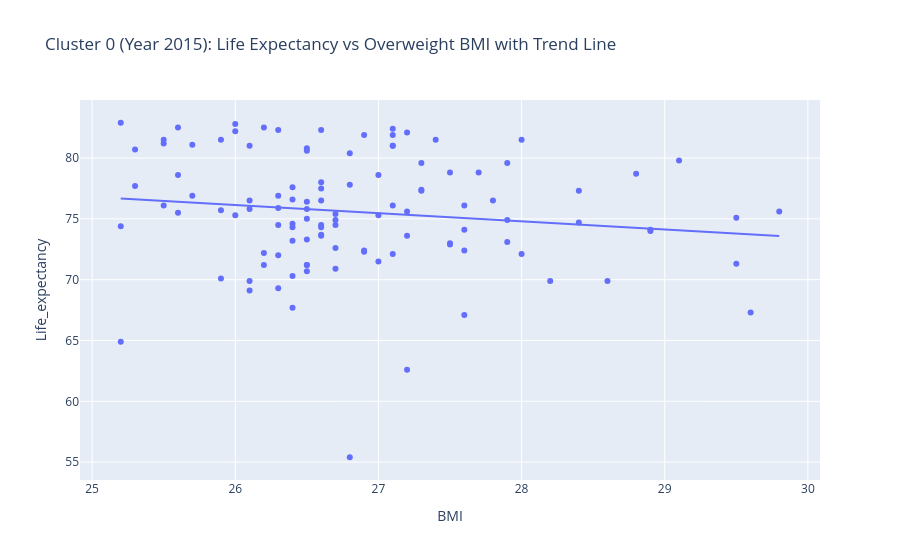
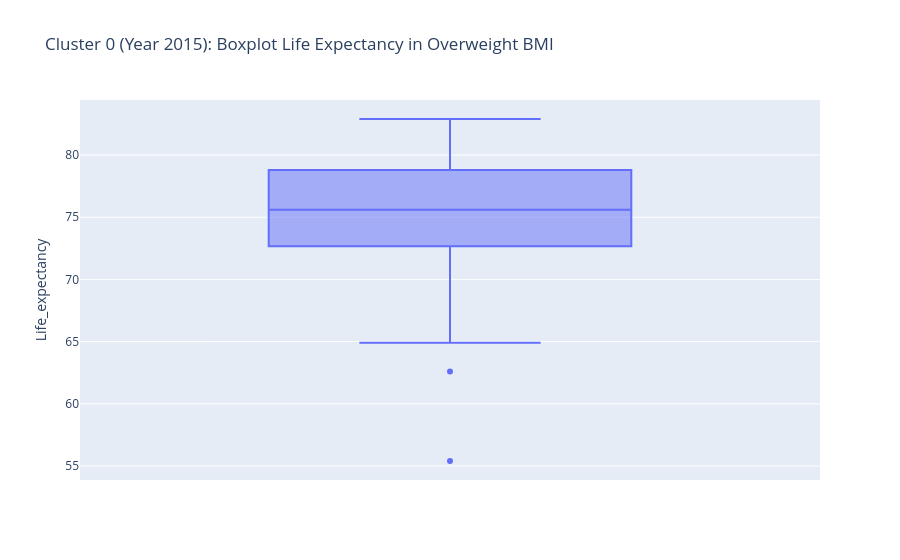

Notebook source saved alongside these figures, in order:
### Code cell
df_2015_c0 = df_grouped[
    (df_grouped["Year"] == 2015) &
    (df_grouped["Cluster"] == "0")&
    (df_grouped["BMI_Cat"] == 'Overweight')
]
fig = px.scatter(
    df_2015_c0,
    x="BMI",
    y="Life_expectancy",
    hover_name="Country",
    trendline="ols",
    title="Cluster 0 (Year 2015): Life Expectancy vs Overweight BMI with Trend Line"
)
fig.show()
df_2015_c0 = df_grouped[
    (df_grouped["Year"] == 2015) &
    (df_grouped["Cluster"] == "0")&
    (df_grouped["BMI_Cat"] == 'Overweight')
]
import plotly.express as px
fig = px.box(
    df_2015_c0,
    y="Life_expectancy",
    title="Cluster 0 (Year 2015): Boxplot Life Expectancy in Overweight BMI"
)
fig.show() #Create a box plot using Plotly Express to visualize the distribution of 'Life_expectancy' for countries in Cluster 0 with an overweight BMI category for the year 2015. The y-axis represents life expectancy, and the title of the plot indicates the cluster, year, and BMI category being analyzed. The plot is displayed using fig.show().

### Figure 1 — Plotly figure (JSON) as saved in the notebook; plotly's stock layout.template omitted (floating-point values rounded to 4 significant figures)
{"data": [{"hovertemplate": "<b>%{hovertext}</b><br><br>BMI=%{x}<br>Life_expectancy=%{y}<extra></extra>", "hovertext": ["Albania", "Algeria", "Antigua and Barbuda", "Argentina", "Armenia", "Australia", "Austria", "Azerbaijan", "Bahamas, The", "Barbados", "Belarus", "Belgium", "Belize", "Bolivia", "Bosnia and Herzegovina", "Brazil", "Brunei Darussalam", "Bulgaria", "Canada", "Chile", "Colombia", "Costa Rica", "Croatia", "Cuba", "Cyprus", "Czechia", "Denmark", "Dominican Republic", "Ecuador", "Egypt, Arab Rep.", "El Salvador", "Estonia", "Eswatini", "Fiji", "Finland", "Gabon", "Georgia", "Germany", "Greece", "Grenada", "Guatemala", "Guyana", "Honduras", "Hungary", "Iceland", "Iran, Islamic Rep.", "Iraq", "Ireland", "Israel", "Italy", "Jamaica", "Jordan", "Kazakhstan", "Kuwait", "Kyrgyz Republic", "Latvia", "Lebanon", "Libya", "Lithuania", "Luxembourg", "Malaysia", "Maldives", "Malta", "Mauritius", "Mexico", "Micronesia, Fed. Sts.", "Moldova", "Mongolia", "Montenegro", "Morocco", "Netherlands", "New Zealand", "Nicaragua", "North Macedonia", "Norway", "Oman", "Panama", "Paraguay", "Peru", "Poland", "Portugal", "Qatar", "Romania", "Russian Federation", "Saudi Arabia", "Serbia", "Seychelles", "Slovak Republic", "Slovenia", "Solomon Islands", "South Africa", "Spain", "St. Lucia", "St. Vincent and the Grenadines", "Suriname", "Sweden", "Switzerland", "Syrian Arab Republic", "Tajikistan", "Trinidad and Tobago", "Tunisia", "Turkiye", "Turkmenistan", "Ukraine", "United Arab Emirates", "United Kingdom", "United States", "Uruguay", "Uzbekistan", "Vanuatu", "Venezuela, RB"], "legendgroup": "", "marker": {"color": "#636efa", "symbol": "circle"}, "mode": "markers", "name": "", "orientation": "v", "showlegend": false, "type": "scatter", "x": [26.6, 25.5, 26.6, 27.6, 26.3, 27.1, 25.5, 26.9, 27.9, 27.7, 26.6, 26.1, 28.9, 26.4, 25.7, 26.5, 27.0, 26.4, 26.9, 27.9, 26.1, 27.3, 27.3, 25.6, 26.8, 27.0, 25.3, 26.4, 27.1, 29.5, 27.6, 26.4, 26.8, 27.6, 25.9, 25.2, 27.5, 26.5, 27.1, 26.9, 26.5, 26.3, 26.7, 27.2, 26.2, 26.1, 28.6, 27.4, 27.2, 25.6, 27.6, 28.9, 26.3, 29.5, 26.5, 26.6, 27.5, 28.0, 26.4, 26.3, 25.6, 25.3, 27.1, 25.2, 27.9, 29.6, 27.0, 26.1, 26.5, 25.9, 25.5, 28.0, 27.2, 26.7, 26.6, 26.3, 26.8, 26.6, 26.5, 26.6, 25.7, 29.1, 26.7, 26.2, 28.4, 26.0, 26.6, 26.4, 26.5, 26.2, 27.2, 26.0, 29.8, 27.1, 26.5, 26.0, 25.2, 28.2, 25.9, 27.5, 26.3, 27.8, 26.4, 26.5, 28.4, 27.1, 28.8, 27.3, 26.7, 26.1, 26.7], "xaxis": "x", "y": [78.0, 76.1, 76.5, 76.1, 74.5, 82.4, 81.2, 72.3, 73.1, 78.8, 73.6, 81.0, 74.0, 70.3, 76.9, 75.0, 75.3, 74.6, 81.9, 79.6, 76.5, 79.6, 77.3, 78.6, 80.4, 78.6, 80.7, 73.2, 76.1, 71.3, 72.4, 77.6, 55.4, 67.1, 81.5, 64.9, 73.0, 80.6, 81.0, 72.4, 73.3, 69.3, 74.5, 75.6, 82.5, 75.8, 69.9, 81.5, 82.1, 82.5, 74.1, 74.1, 72.0, 75.1, 70.7, 74.5, 78.8, 72.1, 74.3, 82.3, 75.5, 77.7, 81.9, 74.4, 74.9, 67.3, 71.5, 69.1, 76.4, 75.7, 81.5, 81.5, 73.6, 75.4, 82.3, 76.9, 77.8, 73.7, 75.8, 77.5, 81.1, 79.8, 74.9, 71.2, 74.7, 75.3, 74.3, 76.6, 80.8, 72.2, 62.6, 82.8, 75.6, 72.1, 71.2, 82.2, 82.9, 69.9, 70.1, 72.9, 75.9, 76.5, 67.7, 71.2, 77.3, 81.0, 78.7, 77.4, 70.9, 69.9, 72.6], "yaxis": "y"}, {"hovertemplate": "<b>OLS trendline</b><br>Life_expectancy = -0.673276 * BMI + 93.6451<br>R<sup>2</sup>=0.020311<br><br>BMI=%{x}<br>Life_expectancy=%{y} <b>(trend)</b><extra></extra>", "legendgroup": "", "marker": {"color": "#636efa", "symbol": "circle"}, "mode": "lines", "name": "", "showlegend": false, "type": "scatter", "x": [25.2, 25.2, 25.2, 25.3, 25.3, 25.5, 25.5, 25.5, 25.6, 25.6, 25.6, 25.7, 25.7, 25.9, 25.9, 25.9, 26.0, 26.0, 26.0, 26.1, 26.1, 26.1, 26.1, 26.1, 26.2, 26.2, 26.2, 26.3, 26.3, 26.3, 26.3, 26.3, 26.3, 26.4, 26.4, 26.4, 26.4, 26.4, 26.4, 26.4, 26.5, 26.5, 26.5, 26.5, 26.5, 26.5, 26.5, 26.5, 26.5, 26.6, 26.6, 26.6, 26.6, 26.6, 26.6, 26.6, 26.6, 26.7, 26.7, 26.7, 26.7, 26.7, 26.8, 26.8, 26.8, 26.9, 26.9, 26.9, 27.0, 27.0, 27.0, 27.1, 27.1, 27.1, 27.1, 27.1, 27.1, 27.2, 27.2, 27.2, 27.2, 27.3, 27.3, 27.3, 27.4, 27.5, 27.5, 27.5, 27.6, 27.6, 27.6, 27.6, 27.7, 27.8, 27.9, 27.9, 27.9, 28.0, 28.0, 28.2, 28.4, 28.4, 28.6, 28.8, 28.9, 28.9, 29.1, 29.5, 29.5, 29.6, 29.8], "xaxis": "x", "y": [76.68, 76.68, 76.68, 76.61, 76.61, 76.48, 76.48, 76.48, 76.41, 76.41, 76.41, 76.34, 76.34, 76.21, 76.21, 76.21, 76.14, 76.14, 76.14, 76.07, 76.07, 76.07, 76.07, 76.07, 76.01, 76.01, 76.01, 75.94, 75.94, 75.94, 75.94, 75.94, 75.94, 75.87, 75.87, 75.87, 75.87, 75.87, 75.87, 75.87, 75.8, 75.8, 75.8, 75.8, 75.8, 75.8, 75.8, 75.8, 75.8, 75.74, 75.74, 75.74, 75.74, 75.74, 75.74, 75.74, 75.74, 75.67, 75.67, 75.67, 75.67, 75.67, 75.6, 75.6, 75.6, 75.53, 75.53, 75.53, 75.47, 75.47, 75.47, 75.4, 75.4, 75.4, 75.4, 75.4, 75.4, 75.33, 75.33, 75.33, 75.33, 75.26, 75.26, 75.26, 75.2, 75.13, 75.13, 75.13, 75.06, 75.06, 75.06, 75.06, 75.0, 74.93, 74.86, 74.86, 74.86, 74.79, 74.79, 74.66, 74.52, 74.52, 74.39, 74.25, 74.19, 74.19, 74.05, 73.78, 73.78, 73.72, 73.58], "yaxis": "y"}], "layout": {"legend": {"tracegroupgap": 0}, "title": {"text": "Cluster 0 (Year 2015): Life Expectancy vs Overweight BMI with Trend Line"}, "xaxis": {"anchor": "y", "domain": [0, 1], "title": {"text": "BMI"}}, "yaxis": {"anchor": "x", "domain": [0, 1], "title": {"text": "Life_expectancy"}}}}

### Figure 2 — Plotly figure (JSON) as saved in the notebook; plotly's stock layout.template omitted (floating-point values rounded to 4 significant figures)
{"data": [{"alignmentgroup": "True", "hovertemplate": "Life_expectancy=%{y}<extra></extra>", "legendgroup": "", "marker": {"color": "#636efa"}, "name": "", "notched": false, "offsetgroup": "", "orientation": "v", "showlegend": false, "type": "box", "x0": " ", "xaxis": "x", "y": [78.0, 76.1, 76.5, 76.1, 74.5, 82.4, 81.2, 72.3, 73.1, 78.8, 73.6, 81.0, 74.0, 70.3, 76.9, 75.0, 75.3, 74.6, 81.9, 79.6, 76.5, 79.6, 77.3, 78.6, 80.4, 78.6, 80.7, 73.2, 76.1, 71.3, 72.4, 77.6, 55.4, 67.1, 81.5, 64.9, 73.0, 80.6, 81.0, 72.4, 73.3, 69.3, 74.5, 75.6, 82.5, 75.8, 69.9, 81.5, 82.1, 82.5, 74.1, 74.1, 72.0, 75.1, 70.7, 74.5, 78.8, 72.1, 74.3, 82.3, 75.5, 77.7, 81.9, 74.4, 74.9, 67.3, 71.5, 69.1, 76.4, 75.7, 81.5, 81.5, 73.6, 75.4, 82.3, 76.9, 77.8, 73.7, 75.8, 77.5, 81.1, 79.8, 74.9, 71.2, 74.7, 75.3, 74.3, 76.6, 80.8, 72.2, 62.6, 82.8, 75.6, 72.1, 71.2, 82.2, 82.9, 69.9, 70.1, 72.9, 75.9, 76.5, 67.7, 71.2, 77.3, 81.0, 78.7, 77.4, 70.9, 69.9, 72.6], "y0": " ", "yaxis": "y"}], "layout": {"boxmode": "group", "legend": {"tracegroupgap": 0}, "title": {"text": "Cluster 0 (Year 2015): Boxplot Life Expectancy in Overweight BMI"}, "xaxis": {"anchor": "y", "domain": [0, 1]}, "yaxis": {"anchor": "x", "domain": [0, 1], "title": {"text": "Life_expectancy"}}}}
